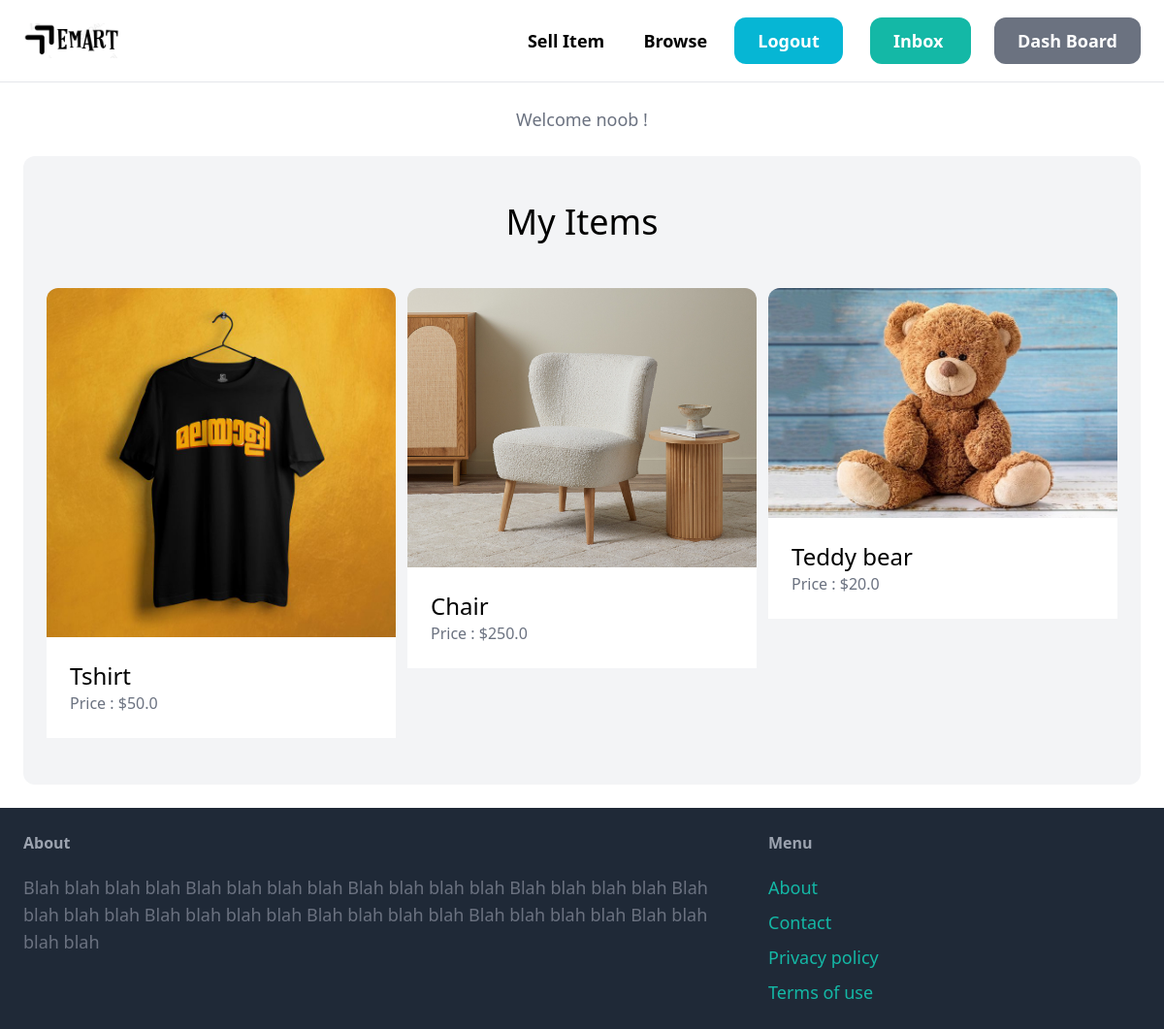
Page /dashboard/ (signed in) on the committed database.
### item/models.py (models this page shows, shortened)
class Item(models.Model) :
    category=models.ForeignKey(Category,related_name='items',on_delete=models.CASCADE)
    name=models.CharField(max_length=255)
    description=models.TextField(blank=True,null=True)
    price=models.FloatField()
    image=models.ImageField(upload_to='item_images',blank=True,null=True)
    is_sold=models.BooleanField(default=False)
    created_at=models.DateTimeField(auto_now_add=True)
    created_by=models.ForeignKey(User,related_name='items',on_delete=models.CASCADE)

### dashboard/views.py (the view)
# urls.py: path('', views.index, name='index'),
@login_required
def index(request) :
    items=Item.objects.filter(created_by=request.user)
    return render(request, 'dashboard/index.html',{'items':items})

### dashboard/templates/dashboard/index.html (shortened to what this page needs)
{%extends 'core/base.html'%}
{%block content%}
{% if request.user.is_authenticated %}
    <div class = "mx-auto text-lg text-gray-500 text-center">Welcome {{request.user.username}} ! </div>
{% endif %}
    <div class="mt-6 px-6 py-12 bg-gray-100 rounded-xl ">
        <h1 class="mb-12 text-4xl text-center">My Items</h1>
        <div class="grid grid-cols-3 gap-3">
            {% for item in items %}
                <div>
                    <a href="{% url 'item:detail' pk=item.id %}">
                    <div>
                        <img src = "{{item.image.url}}" class= "rounded-t-xl">
                    </div>
                    <div class="p-6 bg-white rounder-b-xl">
                        <h2 class =" text-2xl">{{item.name}}</h2>
                        <p class="text-gray-500">Price : ${{item.price}}</p>
                    </div>
                    </a>
                </div>
            {% endfor%}
        </div>
    </div>
{%endblock%}

### rows in the picture
Item: image (picture), name "Tshirt", price "50.0"
Item: image (picture), name "Chair", price "250.0"
Item: image (picture), name "Teddy bear", price "20.0"

### other values in the picture
{{ request.user.username }} "noob"
